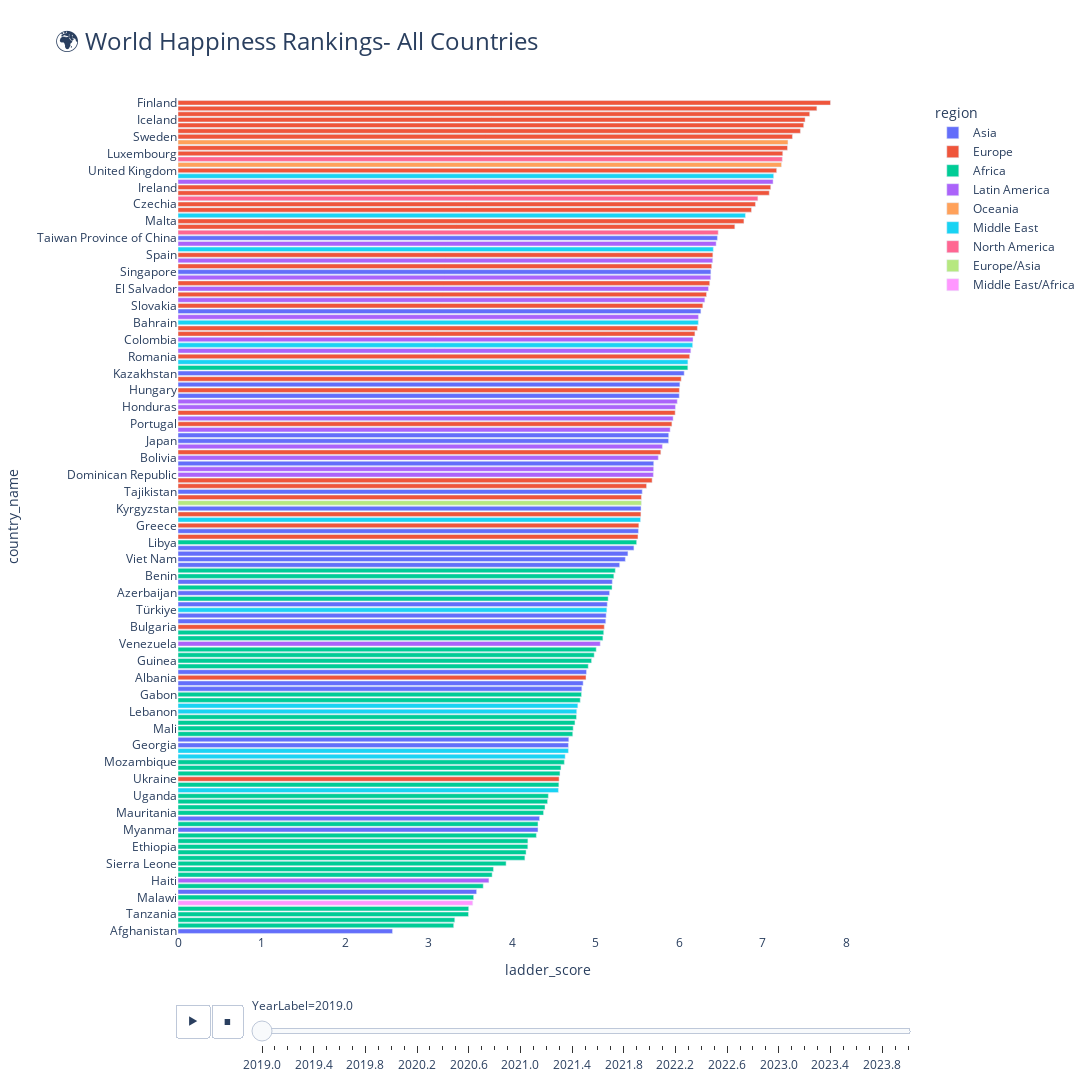

The code cell stored with this chart in its notebook:
### Markdown cell above
### Inference: GDP vs Health
This visualization shows that while GDP and life expectancy often move together, they don’t fully explain happiness.  
- Wealthy countries like the U.S. and Japan don’t always outperform on health.  
- Smaller countries like Costa Rica achieve strong life expectancy despite lower GDP.  
- Happiness rankings require looking beyond these two factors alone.

### Code cell
rankings = new_df[["year", "country_name", "rank", "ladder_score", "region"]].sort_values(["year", "rank"])

years = sorted(new_df["year"].unique())
all_frames = []

for i in range(len(years) - 1):
    year_start, year_end = years[i], years[i+1]
    df_start = new_df[new_df["year"] == year_start].set_index("country_name")
    df_end = new_df[new_df["year"] == year_end].set_index("country_name")

    # Align by country (drop if missing in either year)
    common_countries = df_start.index.intersection(df_end.index)
    df_start, df_end = df_start.loc[common_countries], df_end.loc[common_countries]

    # Generate smooth intermediate frames (10 steps per year)
    steps = 10
    for j in range(steps):
        alpha = j / steps
        df_interp = df_start.copy()
        for col in ["ladder_score", "rank"]:
            df_interp[col] = (1-alpha)*df_start[col] + alpha*df_end[col]
        df_interp["year"] = year_start + alpha*(year_end - year_start)
        all_frames.append(df_interp.reset_index())

# Add final year
all_frames.append(new_df[new_df["year"] == years[-1]])

# Concatenate interpolated frames
df_smooth = pd.concat(all_frames, ignore_index=True)

# Round year labels for animation
df_smooth["YearLabel"] = df_smooth["year"].round(1).astype(str)

# -----------------------------
# Plotly Bar Chart Race
# -----------------------------
fig = px.bar(
    df_smooth,
    x="ladder_score",
    y="country_name",
    orientation="h",
    color="region",
    animation_frame="YearLabel",
    animation_group="country_name",
    range_x=[0, df["ladder_score"].max() + 1],
    title="🌍 World Happiness Rankings- All Countries",
    height=1400, width=1100
)

# Make Rank 1 appear at top
fig.update_layout(
    yaxis={'categoryorder':'total ascending'},
    font=dict(size=12),
    title_font=dict(size=24),
    plot_bgcolor='white'
)

# Slow down animation
fig.layout.updatemenus[0].buttons[0].args[1]['frame']['duration'] = 3000
fig.layout.updatemenus[0].buttons[0].args[1]['transition']['duration'] = 3000

fig.show()

fig.write_html("exports/" + fig.layout.title.text.replace(" ", "_") + ".html")
#fig.write_image("exports/" + fig.layout.title.text.replace(" ", "_") + ".png", scale=2)

### Figure 1 — Plotly figure (JSON) as saved in the notebook; plotly's stock layout.template omitted (floating-point values rounded to 4 significant figures)
{"data": [{"hovertemplate": "region=Asia<br>YearLabel=2019.0<br>ladder_score=%{x}<br>country_name=%{y}<extra></extra>", "ids": ["Afghanistan", "Armenia", "Azerbaijan", "Bangladesh", "Cambodia", "China", "Georgia", "Hong Kong SAR of China", "India", "Indonesia", "Japan", "Kazakhstan", "Kyrgyzstan", "Lao PDR", "Malaysia", "Maldives", "Mongolia", "Myanmar", "Nepal", "Pakistan", "Philippines", "Republic of Korea", "Singapore", "Sri Lanka", "Taiwan Province of China", "Tajikistan", "Thailand", "Turkmenistan", "Uzbekistan", "Viet Nam"], "legendgroup": "Asia", "marker": {"color": "#636efa", "pattern": {"shape": ""}}, "name": "Asia", "orientation": "h", "showlegend": true, "textposition": "auto", "type": "bar", "x": [2.567, 4.677, 5.165, 4.833, 4.848, 5.124, 4.673, 5.51, 3.573, 5.286, 5.871, 6.058, 5.542, 4.889, 5.384, 5.198, 5.456, 4.308, 5.137, 5.693, 6.006, 5.872, 6.377, 4.327, 6.455, 5.556, 5.999, 5.119, 6.258, 5.353], "xaxis": "x", "y": ["Afghanistan", "Armenia", "Azerbaijan", "Bangladesh", "Cambodia", "China", "Georgia", "Hong Kong SAR of China", "India", "Indonesia", "Japan", "Kazakhstan", "Kyrgyzstan", "Lao PDR", "Malaysia", "Maldives", "Mongolia", "Myanmar", "Nepal", "Pakistan", "Philippines", "Republic of Korea", "Singapore", "Sri Lanka", "Taiwan Province of China", "Tajikistan", "Thailand", "Turkmenistan", "Uzbekistan", "Viet Nam"], "yaxis": "y"}, {"hovertemplate": "region=Europe<br>YearLabel=2019.0<br>ladder_score=%{x}<br>country_name=%{y}<extra></extra>", "ids": ["Albania", "Austria", "Belarus", "Belgium", "Bosnia and Herzegovina", "Bulgaria", "Croatia", "Czechia", "Denmark", "Estonia", "Finland", "France", "Germany", "Greece", "Hungary", "Iceland", "Ireland", "Italy", "Kosovo", "Latvia", "Lithuania", "Luxembourg", "Malta", "Montenegro", "Netherlands", "Norway", "Poland", "Portugal", "Republic of Moldova", "Romania", "Serbia", "Slovakia", "Slovenia", "Spain", "Sweden", "Switzerland", "Ukraine", "United Kingdom"], "legendgroup": "Europe", "marker": {"color": "#EF553B", "pattern": {"shape": ""}}, "name": "Europe", "orientation": "h", "showlegend": true, "textposition": "auto", "type": "bar", "x": [4.883, 7.294, 5.54, 6.864, 5.674, 5.102, 5.505, 6.911, 7.646, 6.022, 7.809, 6.664, 7.076, 5.515, 6.0, 7.504, 7.094, 6.387, 6.325, 5.95, 6.215, 7.238, 6.773, 5.546, 7.449, 7.488, 6.186, 5.911, 5.608, 6.124, 5.778, 6.281, 6.363, 6.401, 7.353, 7.56, 4.561, 7.165], "xaxis": "x", "y": ["Albania", "Austria", "Belarus", "Belgium", "Bosnia and Herzegovina", "Bulgaria", "Croatia", "Czechia", "Denmark", "Estonia", "Finland", "France", "Germany", "Greece", "Hungary", "Iceland", "Ireland", "Italy", "Kosovo", "Latvia", "Lithuania", "Luxembourg", "Malta", "Montenegro", "Netherlands", "Norway", "Poland", "Portugal", "Republic of Moldova", "Romania", "Serbia", "Slovakia", "Slovenia", "Spain", "Sweden", "Switzerland", "Ukraine", "United Kingdom"], "yaxis": "y"}, {"hovertemplate": "region=Africa<br>YearLabel=2019.0<br>ladder_score=%{x}<br>country_name=%{y}<extra></extra>", "ids": ["Algeria", "Benin", "Botswana", "Burkina Faso", "Burundi", "Cameroon", "Chad", "Comoros", "Congo", "Côte d’Ivoire", "Egypt", "Ethiopia", "Gabon", "Gambia", "Ghana", "Guinea", "Kenya", "Lesotho", "Liberia", "Libya", "Madagascar", "Malawi", "Mali", "Mauritania", "Mauritius", "Morocco", "Mozambique", "Namibia", "Niger", "Nigeria", "Rwanda", "Senegal", "Sierra Leone", "South Africa", "Swaziland", "Tanzania", "Togo", "Tunisia", "Uganda", "Zambia", "Zimbabwe"], "legendgroup": "Africa", "marker": {"color": "#00cc96", "pattern": {"shape": ""}}, "name": "Africa", "orientation": "h", "showlegend": true, "textposition": "auto", "type": "bar", "x": [5.005, 5.216, 3.479, 4.769, 3.775, 5.085, 4.423, 4.289, 5.194, 5.233, 4.151, 4.186, 4.829, 4.751, 5.148, 4.949, 4.583, 3.653, 4.558, 5.489, 4.166, 3.538, 4.729, 4.375, 6.101, 5.095, 4.624, 4.571, 4.91, 4.724, 3.312, 4.981, 3.926, 4.814, 4.308, 3.476, 4.187, 4.392, 4.432, 3.759, 3.299], "xaxis": "x", "y": ["Algeria", "Benin", "Botswana", "Burkina Faso", "Burundi", "Cameroon", "Chad", "Comoros", "Congo", "Côte d’Ivoire", "Egypt", "Ethiopia", "Gabon", "Gambia", "Ghana", "Guinea", "Kenya", "Lesotho", "Liberia", "Libya", "Madagascar", "Malawi", "Mali", "Mauritania", "Mauritius", "Morocco", "Mozambique", "Namibia", "Niger", "Nigeria", "Rwanda", "Senegal", "Sierra Leone", "South Africa", "Swaziland", "Tanzania", "Togo", "Tunisia", "Uganda", "Zambia", "Zimbabwe"], "yaxis": "y"}, {"hovertemplate": "region=Latin America<br>YearLabel=2019.0<br>ladder_score=%{x}<br>country_name=%{y}<extra></extra>", "ids": ["Argentina", "Bolivia", "Brazil", "Chile", "Colombia", "Costa Rica", "Dominican Republic", "Ecuador", "El Salvador", "Guatemala", "Haiti", "Honduras", "Jamaica", "Nicaragua", "Panama", "Paraguay", "Peru", "Uruguay", "Venezuela"], "legendgroup": "Latin America", "marker": {"color": "#ab63fa", "pattern": {"shape": ""}}, "name": "Latin America", "orientation": "h", "showlegend": true, "textposition": "auto", "type": "bar", "x": [5.975, 5.747, 6.376, 6.228, 6.163, 7.121, 5.689, 5.925, 6.348, 6.399, 3.721, 5.953, 5.89, 6.137, 6.305, 5.692, 5.797, 6.44, 5.053], "xaxis": "x", "y": ["Argentina", "Bolivia", "Brazil", "Chile", "Colombia", "Costa Rica", "Dominican Republic", "Ecuador", "El Salvador", "Guatemala", "Haiti", "Honduras", "Jamaica", "Nicaragua", "Panama", "Paraguay", "Peru", "Uruguay", "Venezuela"], "yaxis": "y"}, {"hovertemplate": "region=Oceania<br>YearLabel=2019.0<br>ladder_score=%{x}<br>country_name=%{y}<extra></extra>", "ids": ["Australia", "New Zealand"], "legendgroup": "Oceania", "marker": {"color": "#FFA15A", "pattern": {"shape": ""}}, "name": "Oceania", "orientation": "h", "showlegend": true, "textposition": "auto", "type": "bar", "x": [7.223, 7.3], "xaxis": "x", "y": ["Australia", "New Zealand"], "yaxis": "y"}, {"hovertemplate": "region=Middle East<br>YearLabel=2019.0<br>ladder_score=%{x}<br>country_name=%{y}<extra></extra>", "ids": ["Bahrain", "Cyprus", "Iran", "Iraq", "Israel", "Jordan", "Kuwait", "Lebanon", "North Cyprus", "Saudi Arabia", "State of Palestine", "Türkiye", "United Arab Emirates"], "legendgroup": "Middle East", "marker": {"color": "#19d3f3", "pattern": {"shape": ""}}, "name": "Middle East", "orientation": "h", "showlegend": true, "textposition": "auto", "type": "bar", "x": [6.227, 6.159, 4.672, 4.785, 7.129, 4.633, 6.102, 4.772, 5.536, 6.406, 4.553, 5.132, 6.791], "xaxis": "x", "y": ["Bahrain", "Cyprus", "Iran", "Iraq", "Israel", "Jordan", "Kuwait", "Lebanon", "North Cyprus", "Saudi Arabia", "State of Palestine", "Türkiye", "United Arab Emirates"], "yaxis": "y"}, {"hovertemplate": "region=North America<br>YearLabel=2019.0<br>ladder_score=%{x}<br>country_name=%{y}<extra></extra>", "ids": ["Canada", "Mexico", "United States"], "legendgroup": "North America", "marker": {"color": "#FF6692", "pattern": {"shape": ""}}, "name": "North America", "orientation": "h", "showlegend": true, "textposition": "auto", "type": "bar", "x": [7.232, 6.465, 6.94], "xaxis": "x", "y": ["Canada", "Mexico", "United States"], "yaxis": "y"}, {"hovertemplate": "region=Europe/Asia<br>YearLabel=2019.0<br>ladder_score=%{x}<br>country_name=%{y}<extra></extra>", "ids": ["Russian Federation"], "legendgroup": "Europe/Asia", "marker": {"color": "#B6E880", "pattern": {"shape": ""}}, "name": "Europe/Asia", "orientation": "h", "showlegend": true, "textposition": "auto", "type": "bar", "x": [5.546], "xaxis": "x", "y": ["Russian Federation"], "yaxis": "y"}, {"hovertemplate": "region=Middle East/Africa<br>YearLabel=2019.0<br>ladder_score=%{x}<br>country_name=%{y}<extra></extra>", "ids": ["Yemen"], "legendgroup": "Middle East/Africa", "marker": {"color": "#FF97FF", "pattern": {"shape": ""}}, "name": "Middle East/Africa", "orientation": "h", "showlegend": true, "textposition": "auto", "type": "bar", "x": [3.527], "xaxis": "x", "y": ["Yemen"], "yaxis": "y"}], "layout": {"barmode": "relative", "font": {"size": 12}, "height": 1400, "legend": {"title": {"text": "region"}, "tracegroupgap": 0}, "plot_bgcolor": "white", "sliders": [{"active": 0, "currentvalue": {"prefix": "YearLabel="}, "len": 0.9, "pad": {"b": 10, "t": 60}, "steps": [{"args": [["2019.0"], {"frame": {"duration": 0, "redraw": true}, "fromcurrent": true, "mode": "immediate", "transition": {"duration": 0, "easing": "linear"}}], "label": "2019.0", "method": "animate"}, {"args": [["2019.1"], {"frame": {"duration": 0, "redraw": true}, "fromcurrent": true, "mode": "immediate", "transition": {"duration": 0, "easing": "linear"}}], "label": "2019.1", "method": "animate"}, {"args": [["2019.2"], {"frame": {"duration": 0, "redraw": true}, "fromcurrent": true, "mode": "immediate", "transition": {"duration": 0, "easing": "linear"}}], "label": "2019.2", "method": "animate"}, {"args": [["2019.3"], {"frame": {"duration": 0, "redraw": true}, "fromcurrent": true, "mode": "immediate", "transition": {"duration": 0, "easing": "linear"}}], "label": "2019.3", "method": "animate"}, {"args": [["2019.4"], {"frame": {"duration": 0, "redraw": true}, "fromcurrent": true, "mode": "immediate", "transition": {"duration": 0, "easing": "linear"}}], "label": "2019.4", "method": "animate"}, {"args": [["2019.5"], {"frame": {"duration": 0, "redraw": true}, "fromcurrent": true, "mode": "immediate", "transition": {"duration": 0, "easing": "linear"}}], "label": "2019.5", "method": "animate"}, {"args": [["2019.6"], {"frame": {"duration": 0, "redraw": true}, "fromcurrent": true, "mode": "immediate", "transition": {"duration": 0, "easing": "linear"}}], "label": "2019.6", "method": "animate"}, {"args": [["2019.7"], {"frame": {"duration": 0, "redraw": true}, "fromcurrent": true, "mode": "immediate", "transition": {"duration": 0, "easing": "linear"}}], "label": "2019.7", "method": "animate"}, {"args": [["2019.8"], {"frame": {"duration": 0, "redraw": true}, "fromcurrent": true, "mode": "immediate", "transition": {"duration": 0, "easing": "linear"}}], "label": "2019.8", "method": "animate"}, {"args": [["2019.9"], {"frame": {"duration": 0, "redraw": true}, "fromcurrent": true, "mode": "immediate", "transition": {"duration": 0, "easing": "linear"}}], "label": "2019.9", "method": "animate"}, {"args": [["2020.0"], {"frame": {"duration": 0, "redraw": true}, "fromcurrent": true, "mode": "immediate", "transition": {"duration": 0, "easing": "linear"}}], "label": "2020.0", "method": "animate"}, {"args": [["2020.1"], {"frame": {"duration": 0, "redraw": true}, "fromcurrent": true, "mode": "immediate", "transition": {"duration": 0, "easing": "linear"}}], "label": "2020.1", "method": "animate"}, {"args": [["2020.2"], {"frame": {"duration": 0, "redraw": true}, "fromcurrent": true, "mode": "immediate", "transition": {"duration": 0, "easing": "linear"}}], "label": "2020.2", "method": "animate"}, {"args": [["2020.3"], {"frame": {"duration": 0, "redraw": true}, "fromcurrent": true, "mode": "immediate", "transition": {"duration": 0, "easing": "linear"}}], "label": "2020.3", "method": "animate"}, {"args": [["2020.4"], {"frame": {"duration": 0, "redraw": true}, "fromcurrent": true, "mode": "immediate", "transition": {"duration": 0, "easing": "linear"}}], "label": "2020.4", "method": "animate"}, {"args": [["2020.5"], {"frame": {"duration": 0, "redraw": true}, "fromcurrent": true, "mode": "immediate", "transition": {"duration": 0, "easing": "linear"}}], "label": "2020.5", "method": "animate"}, {"args": [["2020.6"], {"frame": {"duration": 0, "redraw": true}, "fromcurrent": true, "mode": "immediate", "transition": {"duration": 0, "easing": "linear"}}], "label": "2020.6", "method": "animate"}, {"args": [["2020.7"], {"frame": {"duration": 0, "redraw": true}, "fromcurrent": true, "mode": "immediate", "transition": {"duration": 0, "easing": "linear"}}], "label": "2020.7", "method": "animate"}, {"args": [["2020.8"], {"frame": {"duration": 0, "redraw": true}, "fromcurrent": true, "mode": "immediate", "transition": {"duration": 0, "easing": "linear"}}], "label": "2020.8", "method": "animate"}, {"args": [["2020.9"], {"frame": {"duration": 0, "redraw": true}, "fromcurrent": true, "mode": "immediate", "transition": {"duration": 0, "easing": "linear"}}], "label": "2020.9", "method": "animate"}, {"args": [["2021.0"], {"frame": {"duration": 0, "redraw": true}, "fromcurrent": true, "mode": "immediate", "transition": {"duration": 0, "easing": "linear"}}], "label": "2021.0", "method": "animate"}, {"args": [["2021.1"], {"frame": {"duration": 0, "redraw": true}, "fromcurrent": true, "mode": "immediate", "transition": {"duration": 0, "easing": "linear"}}], "label": "2021.1", "method": "animate"}, {"args": [["2021.2"], {"frame": {"duration": 0, "redraw": true}, "fromcurrent": true, "mode": "immediate", "transition": {"duration": 0, "easing": "linear"}}], "label": "2021.2", "method": "animate"}, {"args": [["2021.3"], {"frame": {"duration": 0, "redraw": true}, "fromcurrent": true, "mode": "immediate", "transition": {"duration": 0, "easing": "linear"}}], "label": "2021.3", "method": "animate"}, {"args": [["2021.4"], {"frame": {"duration": 0, "redraw": true}, "fromcurrent": true, "mode": "immediate", "transition": {"duration": 0, "easing": "linear"}}], "label": "2021.4", "method": "animate"}, {"args": [["2021.5"], {"frame": {"duration": 0, "redraw": true}, "fromcurrent": true, "mode": "immediate", "transition": {"duration": 0, "easing": "linear"}}], "label": "2021.5", "method": "animate"}, {"args": [["2021.6"], {"frame": {"duration": 0, "redraw": true}, "fromcurrent": true, "mode": "immediate", "transition": {"duration": 0, "easing": "linear"}}], "label": "2021.6", "method": "animate"}, {"args": [["2021.7"], {"frame": {"duration": 0, "redraw": true}, "fromcurrent": true, "mode": "immediate", "transition": {"duration": 0, "easing": "linear"}}], "label": "2021.7", "method": "animate"}, {"args": [["2021.8"], {"frame": {"duration": 0, "redraw": true}, "fromcurrent": true, "mode": "immediate", "transition": {"duration": 0, "easing": "linear"}}], "label": "2021.8", "method": "animate"}, {"args": [["2021.9"], {"frame": {"duration": 0, "redraw": true}, "fromcurrent": true, "mode": "immediate", "transition": {"duration": 0, "easing": "linear"}}], "label": "2021.9", "method": "animate"}, {"args": [["2022.0"], {"frame": {"duration": 0, "redraw": true}, "fromcurrent": true, "mode": "immediate", "transition": {"duration": 0, "easing": "linear"}}], "label": "2022.0", "method": "animate"}, {"args": [["2022.1"], {"frame": {"duration": 0, "redraw": true}, "fromcurrent": true, "mode": "immediate", "transition": {"duration": 0, "easing": "linear"}}], "label": "2022.1", "method": "animate"}, {"args": [["2022.2"], {"frame": {"duration": 0, "redraw": true}, "fromcurrent": true, "mode": "immediate", "transition": {"duration": 0, "easing": "linear"}}], "label": "2022.2", "method": "animate"}, {"args": [["2022.3"], {"frame": {"duration": 0, "redraw": true}, "fromcurrent": true, "mode": "immediate", "transition": {"duration": 0, "easing": "linear"}}], "label": "2022.3", "method": "animate"}, {"args": [["2022.4"], {"frame": {"duration": 0, "redraw": true}, "fromcurrent": true, "mode": "immediate", "transition": {"duration": 0, "easing": "linear"}}], "label": "2022.4", "method": "animate"}, {"args": [["2022.5"], {"frame": {"duration": 0, "redraw": true}, "fromcurrent": true, "mode": "immediate", "transition": {"duration": 0, "easing": "linear"}}], "label": "2022.5", "method": "animate"}, {"args": [["2022.6"], {"frame": {"duration": 0, "redraw": true}, "fromcurrent": true, "mode": "immediate", "transition": {"duration": 0, "easing": "linear"}}], "label": "2022.6", "method": "animate"}, {"args": [["2022.7"], {"frame": {"duration": 0, "redraw": true}, "fromcurrent": true, "mode": "immediate", "transition": {"duration": 0, "easing": "linear"}}], "label": "2022.7", "method": "animate"}, {"args": [["2022.8"], {"frame": {"duration": 0, "redraw": true}, "fromcurrent": true, "mode": "immediate", "transition": {"duration": 0, "easing": "linear"}}], "label": "2022.8", "method": "animate"}, {"args": [["2022.9"], {"frame": {"duration": 0, "redraw": true}, "fromcurrent": true, "mode": "immediate", "transition": {"duration": 0, "easing": "linear"}}], "label": "2022.9", "method": "animate"}, {"args": [["2023.0"], {"frame": {"duration": 0, "redraw": true}, "fromcurrent": true, "mode": "immediate", "transition": {"duration": 0, "easing": "linear"}}], "label": "2023.0", "method": "animate"}, {"args": [["2023.1"], {"frame": {"duration": 0, "redraw": true}, "fromcurrent": true, "mode": "immediate", "transition": {"duration": 0, "easing": "linear"}}], "label": "2023.1", "method": "animate"}, {"args": [["2023.2"], {"frame": {"duration": 0, "redraw": true}, "fromcurrent": true, "mode": "immediate", "transition": {"duration": 0, "easing": "linear"}}], "label": "2023.2", "method": "animate"}, {"args": [["2023.3"], {"frame": {"duration": 0, "redraw": true}, "fromcurrent": true, "mode": "immediate", "transition": {"duration": 0, "easing": "linear"}}], "label": "2023.3", "method": "animate"}, {"args": [["2023.4"], {"frame": {"duration": 0, "redraw": true}, "fromcurrent": true, "mode": "immediate", "transition": {"duration": 0, "easing": "linear"}}], "label": "2023.4", "method": "animate"}, {"args": [["2023.5"], {"frame": {"duration": 0, "redraw": true}, "fromcurrent": true, "mode": "immediate", "transition": {"duration": 0, "easing": "linear"}}], "label": "2023.5", "method": "animate"}, {"args": [["2023.6"], {"frame": {"duration": 0, "redraw": true}, "fromcurrent": true, "mode": "immediate", "transition": {"duration": 0, "easing": "linear"}}], "label": "2023.6", "method": "animate"}, {"args": [["2023.7"], {"frame": {"duration": 0, "redraw": true}, "fromcurrent": true, "mode": "immediate", "transition": {"duration": 0, "easing": "linear"}}], "label": "2023.7", "method": "animate"}, {"args": [["2023.8"], {"frame": {"duration": 0, "redraw": true}, "fromcurrent": true, "mode": "immediate", "transition": {"duration": 0, "easing": "linear"}}], "label": "2023.8", "method": "animate"}, {"args": [["2023.9"], {"frame": {"duration": 0, "redraw": true}, "fromcurrent": true, "mode": "immediate", "transition": {"duration": 0, "easing": "linear"}}], "label": "2023.9", "method": "animate"}, {"args": [["2024.0"], {"frame": {"duration": 0, "redraw": true}, "fromcurrent": true, "mode": "immediate", "transition": {"duration": 0, "easing": "linear"}}], "label": "2024.0", "method": "animate"}], "x": 0.1, "xanchor": "left", "y": 0, "yanchor": "top"}], "title": {"font": {"size": 24}, "text": "🌍 World Happiness Rankings- All Countries"}, "updatemenus": [{"buttons": [{"args": [null, {"frame": {"duration": 3000, "redraw": true}, "fromcurrent": true, "mode": "immediate", "transition": {"duration": 3000, "easing": "linear"}}], "label": "&#9654;", "method": "animate"}, {"args": [[null], {"frame": {"duration": 0, "redraw": true}, "fromcurrent": true, "mode": "immediate", "transition": {"duration": 0, "easing": "linear"}}], "label": "&#9724;", "method": "animate"}], "direction": "left", "pad": {"r": 10, "t": 70}, "showactive": false, "type": "buttons", "x": 0.1, "xanchor": "right", "y": 0, "yanchor": "top"}], "width": 1100, "xaxis": {"anchor": "y", "domain": [0, 1], "range": [0, 8.856], "title": {"text": "ladder_score"}}, "yaxis": {"anchor": "x", "categoryorder": "total ascending", "domain": [0, 1], "title": {"text": "country_name"}}}}
